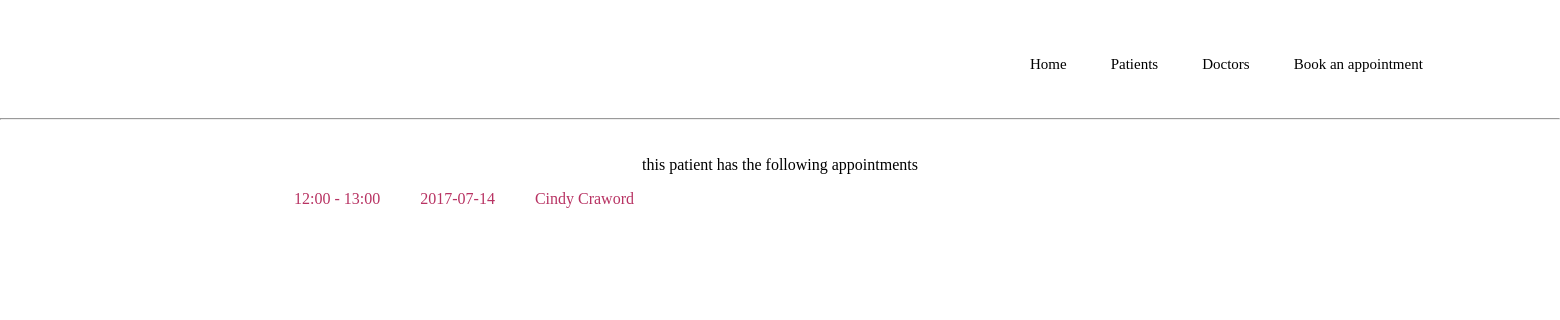
The app's page /patient_detail.php?patient_id=3 with its own data.
### tables this page shows
CREATE TABLE `appointments` (
  `appointment_time` varchar(255) DEFAULT NULL,
  `appointment_date` date DEFAULT NULL,
  `patient_id` int(11) NOT NULL,
  `doctor_id` int(11) NOT NULL
);

CREATE TABLE `doctors` (
  `id` int(11) NOT NULL,
  `name` varchar(255) NOT NULL,
  `specialisation` varchar(255) NOT NULL,
  `photograph` varchar(255) NOT NULL
);

### patient_detail.php (the view, shortened to what this page needs)
<?php
    require_once 'connect.php';
?>
<!DOCTYPE html>
<html>
    <head>
        <link rel="stylesheet" href="css/main.css">
    </head>
    <body>
        <?php
            include 'fragments/navigation.php';
?>
<main>
<?php
                $patient_id = $_GET['patient_id'];
                $appointments_sql = "SELECT doctors.name as doctor_name,appointments.appointment_time, appointments.appointment_date FROM patients INNER JOIN appointments ON appointments.patient_id = patients.id INNER JOIN doctors ON appointments.doctor_id = doctors.id WHERE patients.id = :patient_id;";
                $statement = $pdo->prepare($appointments_sql);
                $statement->bindParam(':patient_id', $patient_id, PDO::PARAM_INT);
                $statement->execute();
                $appointments_results = $statement->fetchAll();
                 echo "  <p> this patient has the following appointments </p>";
                echo "  <ul>";
                foreach ($appointments_results as $appointment_row) {
                $appointment_time = $appointment_row['appointment_time'];
                $appointment_date = $appointment_row['appointment_date'];
             $doctor_name = $appointment_row['doctor_name'];
                echo "<li>$appointment_time</li>";
                echo "<li>$appointment_date</li>";
                echo "<li>$doctor_name</li>";
                }
                echo " </ul>";
?>
        </main>
    </body>
</html>

### css/main.css (style rules this page uses)
body { margin: 0; padding: 0; }
main { width: 70%; height: 1500px; margin: 0 auto 0 auto; background-color: white; }
p { color:black; text-align: center; padding: 20px 20px 0px 20px; }
li { font-family: fontOne; color: #b83363; display: inline; margin: 20px; }
ul { color:#b83363; }

### records on screen
appointments: appointment_time "12:00 - 13:00", appointment_date "2017-07-14", doctor.name "Cindy Craword"
